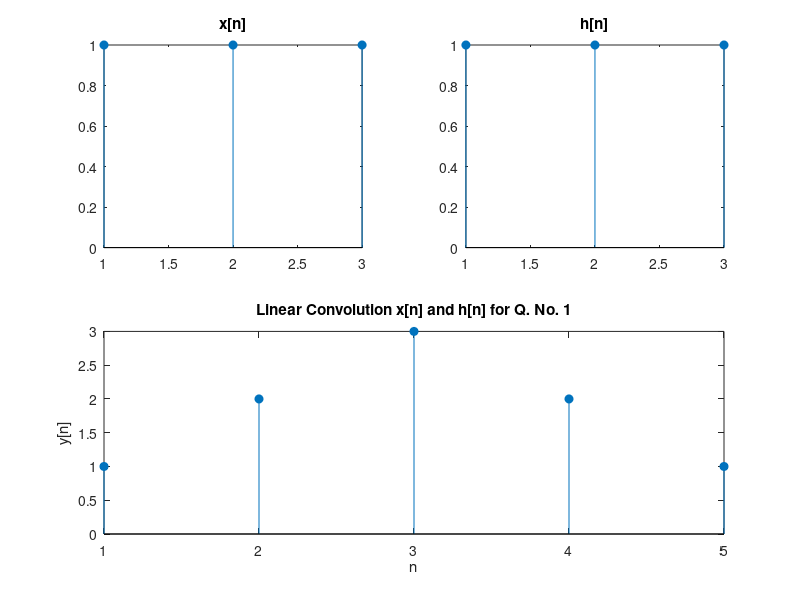
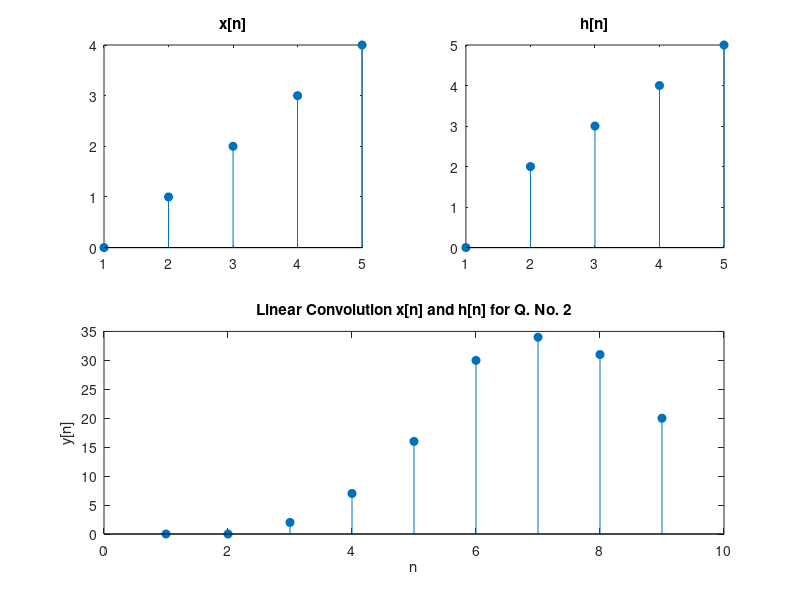

Reproduce these figures in MATLAB, in order.
# Lab 5: Convolution of two signals
# Linear Convolution

# Perform Linear Convolution
# 1. x[n] = {1,1,1} & h[n] = {1,1,1}
# 2. x[n] = {0,1,2,3,4} & h[n] = {0,2,3,4,5}

x_n = {[1 1 1], [0 1 2 3 4]}
h_n = {[1 1 1], [0 2 3 4 5]}

for i = 1:2
  figure
  y_n = conv(x_n{i}, h_n{i})
  subplot(2,2,1)
  stem(x_n{i}, 'filled')
  title(' x[n] ')
  subplot(2,2,2)
  stem(h_n{i}, 'filled')
  title(' h[n] ')
  subplot(2,2,[3,4])
  stem(y_n, 'filled')
  title(sprintf('Linear Convolution x[n] and h[n] for Q. No. %d', i))
  xlabel('n')
  ylabel('y[n]')
endfor